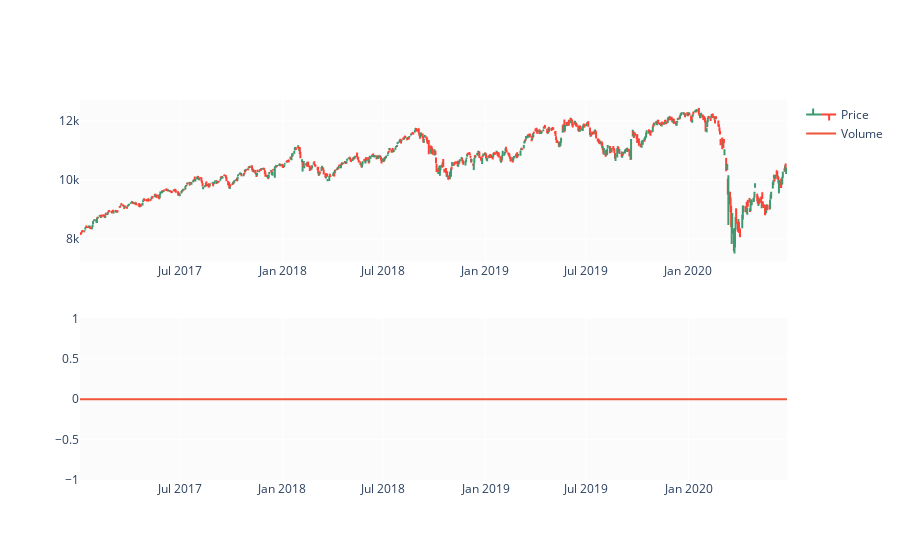

The notebook cell saved with this chart:
### Code cell
fig = make_subplots(rows=2, cols=1)
#plotting open-high-low-close and scatter plot for volume 
fig.add_trace(go.Ohlc(x=df.Date,
                      open=df.open,
                      high=df.high,
                      low=df.low,
                      close=df.close,
                      name='Price'), row=1, col=1)

fig.add_trace(go.Scatter(x=df.Date, y=df.volume, name='Volume'), row=2, col=1)

fig.update(layout_xaxis_rangeslider_visible=False)
fig.show()

### Figure 1 — Plotly figure (JSON) as saved in the notebook; plotly's stock layout.template omitted (floating-point values rounded to 4 significant figures; data arrays with more than 128 entries replaced by an {"elided": "..."} marker saying what was removed)
{"data": [{"close": {"elided": "860 float values"}, "high": {"elided": "860 float values"}, "low": {"elided": "860 float values"}, "name": "Price", "open": {"elided": "860 float values"}, "type": "ohlc", "x": {"elided": "860 str values"}, "xaxis": "x", "yaxis": "y"}, {"name": "Volume", "type": "scatter", "x": {"elided": "860 str values"}, "xaxis": "x2", "y": {"elided": "860 int values"}, "yaxis": "y2"}], "layout": {"xaxis": {"anchor": "y", "domain": [0, 1], "rangeslider": {"visible": false}}, "xaxis2": {"anchor": "y2", "domain": [0, 1]}, "yaxis": {"anchor": "x", "domain": [0.575, 1]}, "yaxis2": {"anchor": "x2", "domain": [0, 0.425]}}}
